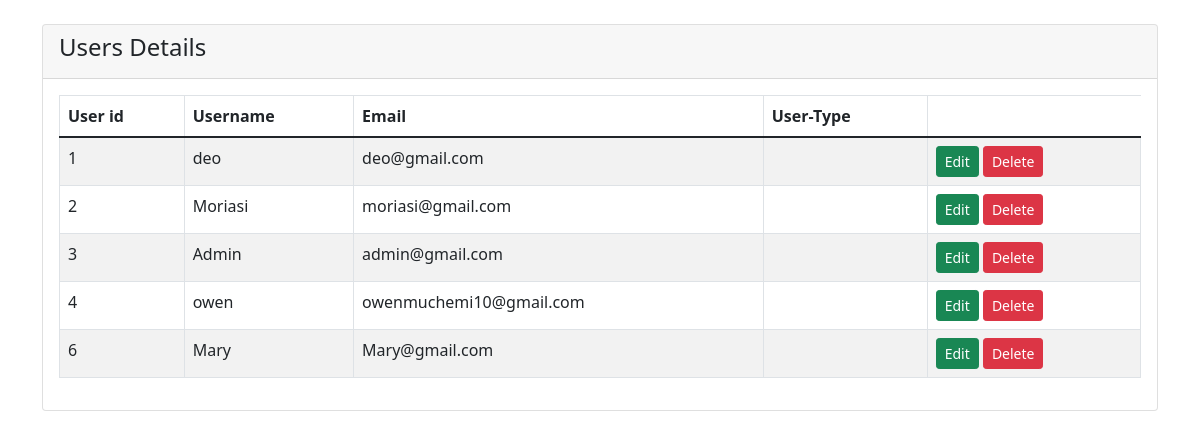
Page /admin-view.php on the committed database.
### tables this page shows
CREATE TABLE `users` (
  `users_id` int(11) NOT NULL,
  `users_uid` tinytext NOT NULL,
  `users_pwd` longtext NOT NULL,
  `users_email` tinytext NOT NULL,
  `UserType` varchar(15) NOT NULL
);

### admin-view.php (the view, shortened to what this page needs)
<!DOCTYPE html>
<html lang="en">
<<?php
    require 'connection.php';
    ?> <!doctype html>
    <html lang="en">
    <head>
        <link href="https://cdn.jsdelivr.net/npm/bootstrap@5.1.3/dist/css/bootstrap.min.css" rel="stylesheet">
    </head>
    <body>
        <div class="container mt-4">
            <div class="row">
                <div class="col-md-12">
                    <div class="card">
                        <div class="card-header">
                            <h4>Users Details
                            </h4>
                        </div>
                        <div class="card-body">
                            <table class="table table-bordered table-striped">
                                <thead>
                                    <tr>
                                        <th>User id</th>
                                        <th>Username</th>
                                        <th>Email</th>
                                        <th>User-Type</th>
                                    </tr>
                                </thead>
                                <tbody>
                                    <?php
                                    $query = "SELECT * FROM users";
                                    $query_run = mysqli_query($con, $query);
                                    if (mysqli_num_rows($query_run) > 0) {
                                        foreach ($query_run as $user) {
                                    ?>
                                            <tr>
                                                <td><?= $user['users_id']; ?></td>
                                                <td><?= $user['users_uid']; ?></td>
                                                <td><?= $user['users_email']; ?></td>
                                                <td><?= $user['User_Type']; ?></td>
                                                <td>
                                                    <a href="edituser.php?id=<?= $user['users_id']; ?>" class="btn btn-success btn-sm">Edit</a>
                                                    <form action="logic.php" method="POST" class="d-inline">
                                                        <button type="submit" name="delete_user" value="<?= $user['users_id']; ?>" class="btn btn-danger btn-sm">Delete</button>
                                                    </form>
                                                </td>
                                            </tr>
                                    <?php
                                        }
                                    } else {
                                        echo "<h5> No Record Found </h5>";
                                    }
                                    ?>
                                </tbody>
                            </table>
                        </div>
                    </div>
                </div>
            </div>
        </div>
    </body>

### Connection.php (shortened to what this page needs)
<?php
echo "Connected successfully";

### rows in the picture
users: users_id "1", users_uid "deo", users_email "deo@gmail.com"
users: users_id "2", users_uid "Moriasi", users_email "moriasi@gmail.com"
users: users_id "3", users_uid "Admin", users_email "admin@gmail.com"
users: users_id "4", users_uid "owen", users_email "owenmuchemi10@gmail.com"
users: users_id "6", users_uid "Mary", users_email "Mary@gmail.com"
